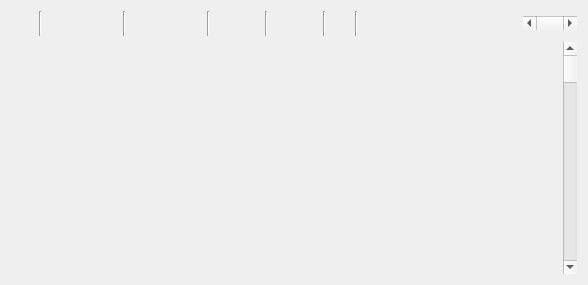
<?xml version="1.0" encoding="UTF-8"?>
<ui version="4.0">
 <class>UiAnimViewCurveEditor</class>
 <widget class="QWidget" name="UiAnimViewCurveEditor">
  <property name="geometry">
   <rect>
    <x>0</x>
    <y>0</y>
    <width>588</width>
    <height>285</height>
   </rect>
  </property>
  <layout class="QGridLayout" name="gridLayout">
   <item row="1" column="0">
    <widget class="CUiAnimViewSplineCtrl" name="m_wndSpline" native="true"/>
   </item>
   <item row="1" column="1">
     <widget class="QScrollBar" name="m_verticalScrollBar">
       <property name="tracking">
         <bool>false</bool>
       </property>
       <property name="orientation">
         <enum>Qt::Vertical</enum>
       </property>
     </widget>
   </item>
   <item row="0" column="0" colspan="2">
    <layout class="QHBoxLayout" name="horizontalLayout">
     <property name="spacing">
      <number>0</number>
     </property>
     <item>
      <widget class="QToolButton" name="buttonTangentAuto">
       <property name="toolTip">
        <string>Set In/Out Tangents to Auto</string>
       </property>
       <property name="iconSize">
        <size>
         <width>18</width>
         <height>18</height>
        </size>
       </property>
       <property name="autoRaise">
        <bool>true</bool>
       </property>
      </widget>
     </item>
     <item>
      <widget class="Line" name="line">
       <property name="minimumSize">
        <size>
         <width>6</width>
         <height>0</height>
        </size>
       </property>
       <property name="orientation">
        <enum>Qt::Vertical</enum>
       </property>
      </widget>
     </item>
     <item>
      <widget class="QToolButton" name="buttonTangentInZero">
       <property name="toolTip">
        <string>Set In Tangent to Zero</string>
       </property>
       <property name="iconSize">
        <size>
         <width>18</width>
         <height>18</height>
        </size>
       </property>
       <property name="autoRaise">
        <bool>true</bool>
       </property>
      </widget>
     </item>
     <item>
      <widget class="QToolButton" name="buttonTangentInStep">
       <property name="toolTip">
        <string>Set In Tangent to Step</string>
       </property>
       <property name="iconSize">
        <size>
         <width>18</width>
         <height>18</height>
        </size>
       </property>
       <property name="autoRaise">
        <bool>true</bool>
       </property>
      </widget>
     </item>
     <item>
      <widget class="QToolButton" name="buttonTangentInLinear">
       <property name="toolTip">
        <string>Set In Tangent to Linear</string>
       </property>
       <property name="iconSize">
        <size>
         <width>18</width>
         <height>18</height>
        </size>
       </property>
       <property name="autoRaise">
        <bool>true</bool>
       </property>
      </widget>
     </item>
     <item>
      <widget class="Line" name="line_2">
       <property name="minimumSize">
        <size>
         <width>6</width>
         <height>0</height>
        </size>
       </property>
       <property name="orientation">
        <enum>Qt::Vertical</enum>
       </property>
      </widget>
     </item>
     <item>
      <widget class="QToolButton" name="buttonTangentOutZero">
       <property name="toolTip">
        <string>Set Out Tangent to Zero</string>
       </property>
       <property name="iconSize">
        <size>
         <width>18</width>
         <height>18</height>
        </size>
       </property>
       <property name="autoRaise">
        <bool>true</bool>
       </property>
      </widget>
     </item>
     <item>
      <widget class="QToolButton" name="buttonTangentOutStep">
       <property name="toolTip">
        <string>Set Out Tangent to Step</string>
       </property>
       <property name="iconSize">
        <size>
         <width>18</width>
         <height>18</height>
        </size>
       </property>
       <property name="autoRaise">
        <bool>true</bool>
       </property>
      </widget>
     </item>
     <item>
      <widget class="QToolButton" name="buttonTangentOutLinear">
       <property name="toolTip">
        <string>Set Out Tangent to Linear</string>
       </property>
       <property name="iconSize">
        <size>
         <width>18</width>
         <height>18</height>
        </size>
       </property>
       <property name="autoRaise">
        <bool>true</bool>
       </property>
      </widget>
     </item>
     <item>
      <widget class="Line" name="line_3">
       <property name="minimumSize">
        <size>
         <width>6</width>
         <height>0</height>
        </size>
       </property>
       <property name="orientation">
        <enum>Qt::Vertical</enum>
       </property>
      </widget>
     </item>
     <item>
      <widget class="QToolButton" name="buttonSplineFitX">
       <property name="toolTip">
        <string>Fit splines to the visible width</string>
       </property>
       <property name="iconSize">
        <size>
         <width>18</width>
         <height>18</height>
        </size>
       </property>
       <property name="autoRaise">
        <bool>true</bool>
       </property>
      </widget>
     </item>
     <item>
      <widget class="QToolButton" name="buttonSplineFitY">
       <property name="toolTip">
        <string>Fit splines to the visible height</string>
       </property>
       <property name="iconSize">
        <size>
         <width>18</width>
         <height>18</height>
        </size>
       </property>
       <property name="autoRaise">
        <bool>true</bool>
       </property>
      </widget>
     </item>
     <item>
      <widget class="Line" name="line_4">
       <property name="minimumSize">
        <size>
         <width>6</width>
         <height>0</height>
        </size>
       </property>
       <property name="orientation">
        <enum>Qt::Vertical</enum>
       </property>
      </widget>
     </item>
     <item>
      <widget class="QToolButton" name="buttonSplineSnapGridX">
       <property name="toolTip">
        <string>Snap to time grid</string>
       </property>
       <property name="iconSize">
        <size>
         <width>18</width>
         <height>18</height>
        </size>
       </property>
       <property name="checkable">
        <bool>true</bool>
       </property>
       <property name="autoRaise">
        <bool>true</bool>
       </property>
      </widget>
     </item>
     <item>
      <widget class="QToolButton" name="buttonSplineSnapGridY">
       <property name="toolTip">
        <string>Snap to value grid</string>
       </property>
       <property name="iconSize">
        <size>
         <width>18</width>
         <height>18</height>
        </size>
       </property>
       <property name="checkable">
        <bool>true</bool>
       </property>
       <property name="autoRaise">
        <bool>true</bool>
       </property>
      </widget>
     </item>
     <item>
      <widget class="Line" name="line_5">
       <property name="minimumSize">
        <size>
         <width>6</width>
         <height>0</height>
        </size>
       </property>
       <property name="orientation">
        <enum>Qt::Vertical</enum>
       </property>
      </widget>
     </item>
     <item>
      <widget class="QToolButton" name="buttonTangentUnify">
       <property name="toolTip">
        <string>Unify/Break Tangent Handles</string>
       </property>
       <property name="iconSize">
        <size>
         <width>18</width>
         <height>18</height>
        </size>
       </property>
       <property name="checkable">
        <bool>true</bool>
       </property>
       <property name="autoRaise">
        <bool>true</bool>
       </property>
      </widget>
     </item>
     <item>
      <widget class="Line" name="line_6">
       <property name="minimumSize">
        <size>
         <width>6</width>
         <height>0</height>
        </size>
       </property>
       <property name="orientation">
        <enum>Qt::Vertical</enum>
       </property>
      </widget>
     </item>
     <item>
      <widget class="QToolButton" name="buttonFreezeKeys">
       <property name="toolTip">
        <string>Freeze/Unfreeze all keys</string>
       </property>
       <property name="iconSize">
        <size>
         <width>18</width>
         <height>18</height>
        </size>
       </property>
       <property name="checkable">
        <bool>true</bool>
       </property>
       <property name="autoRaise">
        <bool>true</bool>
       </property>
      </widget>
     </item>
     <item>
      <widget class="QToolButton" name="buttonFreezeTangents">
       <property name="toolTip">
        <string>Freeze/Unfreeze all tangent handles</string>
       </property>
       <property name="iconSize">
        <size>
         <width>18</width>
         <height>18</height>
        </size>
       </property>
       <property name="checkable">
        <bool>true</bool>
       </property>
       <property name="autoRaise">
        <bool>true</bool>
       </property>
      </widget>
     </item>
     <item>
      <spacer name="horizontalSpacer">
       <property name="orientation">
        <enum>Qt::Horizontal</enum>
       </property>
       <property name="sizeHint" stdset="0">
        <size>
         <width>40</width>
         <height>20</height>
        </size>
       </property>
      </spacer>
     </item>
     <item>
      <widget class="QScrollBar" name="m_horizontalScrollBar">
        <property name="tracking">
          <bool>false</bool>
        </property>
        <property name="orientation">
          <enum>Qt::Horizontal</enum>
        </property>
      </widget>
     </item>
    </layout>
   </item>
  </layout>
 </widget>
 <customwidgets>
  <customwidget>
   <class>CUiAnimViewSplineCtrl</class>
   <extends>QWidget</extends>
   <header>UiAnimViewSplineCtrl.h</header>
   <container>1</container>
  </customwidget>
 </customwidgets>
 <resources/>
 <connections/>
</ui>
